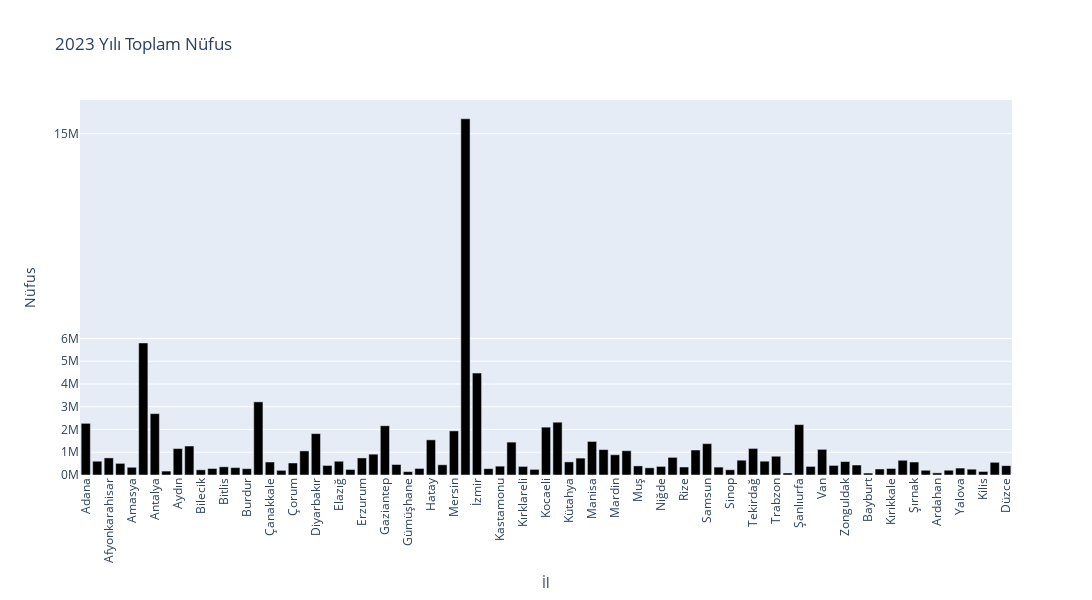
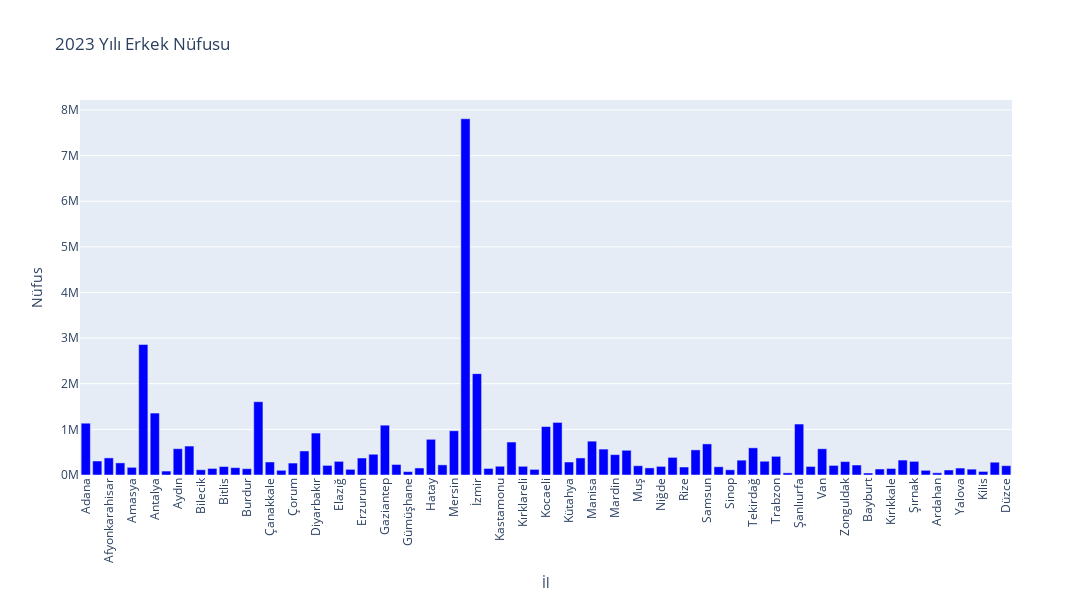
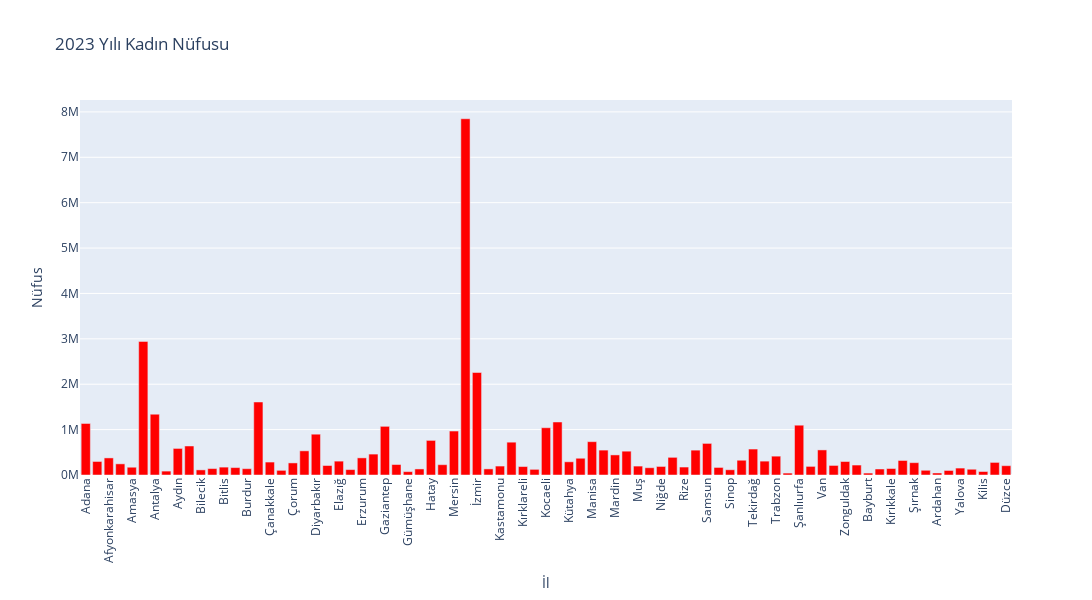

Notebook source saved alongside these figures, in order:
### Code cell
# Milyon notasyonu için lambda fonksiyonu kullanılıyor
millions = lambda x: f"{x / 10**6:.0f}M"

# Toplam nüfus için bar grafiği oluşturuluyor
total_pop = go.Bar(x=new_data2023['İl'], y=new_data2023['Toplam'], marker_color='black')

# Toplam nüfus grafiğinin düzeni tanımlanıyor
layout_total_pop = go.Layout(

    # Başlık tanımlanıyor
    title='2023 Yılı Toplam Nüfus',

    # X ekseni etiketi tanımlanıyor
    xaxis=dict(title='İl'),
    yaxis=dict(

        # Y ekseni etiketi tanımlanıyor
        title='Nüfus',

        # Kesirli sayıların gösterilme biçimi belirleniyor
        tickformat='.0f',

        # İşaretlenen değerler belirleniyor
        tickvals=[0, 1000000, 2000000, 3000000, 4000000, 5000000, 6000000, 15000000],

        # İşaretlenen değerlere karşılık gelen metinler belirleniyor
        ticktext=[millions(0), millions(1000000), millions(2000000), millions(3000000), millions(4000000), millions(5000000), millions(6000000), millions(15000000)]
    ),

    # X ekseni etiketlerinin açısı belirleniyor
    xaxis_tickangle=-90,

    # Grafiğin yüksekliği belirleniyor
    height=600,

    # Grafiğin genişliği belirleniyor
    width=1550
)

# Erkek nüfusu için bar grafiği oluşturuluyor
male_pop = go.Bar(x=new_data2023['İl'], y=new_data2023['Erkek'], marker_color='blue')

# Erkek nüfusu grafiğinin düzeni tanımlanıyor
layout_male_pop = go.Layout(

    # Başlık tanımlanıyor
    title='2023 Yılı Erkek Nüfusu',

    # X ekseni etiketi tanımlanıyor
    xaxis=dict(title='İl'),
    yaxis=dict(

        # Y ekseni etiketi tanımlanıyor
        title='Nüfus',

        # Kesirli sayıların gösterilme biçimi belirleniyor
        tickformat='.0f',

        # İşaretlenen değerler belirleniyor
        tickvals=[0, 1000000, 2000000, 3000000, 4000000, 5000000, 6000000, 7000000, 8000000, 10000000],

        # İşaretlenen değerlere karşılık gelen metinler belirleniyor
        ticktext=[millions(0), millions(1000000), millions(2000000), millions(3000000), millions(4000000), millions(5000000), millions(6000000), millions(7000000), millions(8000000), millions(10000000)]
    ),

    # X ekseni etiketlerinin açısı belirleniyor
    xaxis_tickangle=-90,

    # Grafiğin yüksekliği belirleniyor
    height=600,

    # Grafiğin genişliği belirleniyor
    width=1550
)

# Kadın nüfusu için bar grafiği oluşturuluyor
female_pop = go.Bar(x=new_data2023['İl'], y=new_data2023['Kadın'], marker_color='red')

# Kadın nüfusu grafiğinin düzeni tanımlanıyor
layout_female_pop = go.Layout(

    # Başlık tanımlanıyor.
    title='2023 Yılı Kadın Nüfusu',

    # X ekseni etiketi tanımlanıyor
    xaxis=dict(title='İl'),
    yaxis=dict(

        # Y ekseni etiketi tanımlanıyor
        title='Nüfus',

        # Kesirli sayıların gösterilme biçimi belirleniyor
        tickformat='.0f',

        # İşaretlenen değerler belirleniyor
        tickvals=[0, 1000000, 2000000, 3000000, 4000000, 5000000, 6000000, 7000000, 8000000, 10000000],

        # İşaretlenen değerlere karşılık gelen metinler belirleniyor
        ticktext=[millions(0), millions(1000000), millions(2000000), millions(3000000), millions(4000000), millions(5000000), millions(6000000), millions(7000000), millions(8000000), millions(10000000)]
    ),

    # X ekseni etiketlerinin açısı belirleniyor
    xaxis_tickangle=-90,

    # Grafiğin yüksekliği belirleniyor
    height=600,

    # Grafiğin genişliği belirleniyor
    width=1550
)

# Toplam nüfus grafiği gösteriliyor
pio.show(go.Figure(data=total_pop, layout=layout_total_pop))

# Erkek nüfusu grafiği gösteriliyor
pio.show(go.Figure(data=male_pop, layout=layout_male_pop))

# Kadın nüfusu grafiği gösteriliyor
pio.show(go.Figure(data=female_pop, layout=layout_female_pop))

### Figure 1 — Plotly figure (JSON) as saved in the notebook; plotly's stock layout.template omitted (floating-point values rounded to 4 significant figures)
{"data": [{"marker": {"color": "black"}, "type": "bar", "x": ["Adana", "Adıyaman", "Afyonkarahisar", "Ağrı", "Amasya", "Ankara", "Antalya", "Artvin", "Aydın", "Balıkesir", "Bilecik", "Bingöl", "Bitlis", "Bolu", "Burdur", "Bursa", "Çanakkale", "Çankırı", "Çorum", "Denizli", "Diyarbakır", "Edirne", "Elazığ", "Erzincan", "Erzurum", "Eskişehir", "Gaziantep", "Giresun", "Gümüşhane", "Hakkari", "Hatay", "Isparta", "Mersin", "İstanbul", "İzmir", "Kars", "Kastamonu", "Kayseri", "Kırklareli", "Kırşehir", "Kocaeli", "Konya", "Kütahya", "Malatya", "Manisa", "Kahramanmaraş", "Mardin", "Muğla", "Muş", "Nevşehir", "Niğde", "Ordu", "Rize", "Sakarya", "Samsun", "Siirt", "Sinop", "Sivas", "Tekirdağ", "Tokat", "Trabzon", "Tunceli", "Şanlıurfa", "Uşak", "Van", "Yozgat", "Zonguldak", "Aksaray", "Bayburt", "Karaman", "Kırıkkale", "Batman", "Şırnak", "Bartın", "Ardahan", "Iğdır", "Yalova", "Karabük", "Kilis", "Osmaniye", "Düzce"], "y": [2270298, 604978, 751344, 511238, 339529, 5803482, 2696249, 172356, 1161702, 1273519, 228058, 285655, 359747, 324789, 277452, 3214571, 570499, 205501, 528351, 1059082, 1818133, 419913, 604411, 243399, 749993, 915418, 2164134, 461712, 148539, 287625, 1544640, 449777, 1938389, 15655924, 4479525, 278335, 388990, 1445683, 377156, 247179, 2102907, 2320241, 575674, 742725, 1475716, 1116618, 888874, 1066736, 399879, 315994, 377080, 775800, 350506, 1098115, 1377546, 347412, 229716, 650401, 1167059, 606934, 824352, 89317, 2213964, 377001, 1127612, 420699, 591492, 438504, 86047, 263960, 285744, 647205, 570745, 207238, 92819, 209738, 304780, 255242, 155179, 557666, 409865]}], "layout": {"height": 600, "title": {"text": "2023 Yılı Toplam Nüfus"}, "width": 1550, "xaxis": {"tickangle": -90, "title": {"text": "İl"}}, "yaxis": {"tickformat": ".0f", "ticktext": ["0M", "1M", "2M", "3M", "4M", "5M", "6M", "15M"], "tickvals": [0, 1000000, 2000000, 3000000, 4000000, 5000000, 6000000, 15000000], "title": {"text": "Nüfus"}}}}

### Figure 2 — Plotly figure (JSON) as saved in the notebook; plotly's stock layout.template omitted (floating-point values rounded to 4 significant figures)
{"data": [{"marker": {"color": "blue"}, "type": "bar", "x": ["Adana", "Adıyaman", "Afyonkarahisar", "Ağrı", "Amasya", "Ankara", "Antalya", "Artvin", "Aydın", "Balıkesir", "Bilecik", "Bingöl", "Bitlis", "Bolu", "Burdur", "Bursa", "Çanakkale", "Çankırı", "Çorum", "Denizli", "Diyarbakır", "Edirne", "Elazığ", "Erzincan", "Erzurum", "Eskişehir", "Gaziantep", "Giresun", "Gümüşhane", "Hakkari", "Hatay", "Isparta", "Mersin", "İstanbul", "İzmir", "Kars", "Kastamonu", "Kayseri", "Kırklareli", "Kırşehir", "Kocaeli", "Konya", "Kütahya", "Malatya", "Manisa", "Kahramanmaraş", "Mardin", "Muğla", "Muş", "Nevşehir", "Niğde", "Ordu", "Rize", "Sakarya", "Samsun", "Siirt", "Sinop", "Sivas", "Tekirdağ", "Tokat", "Trabzon", "Tunceli", "Şanlıurfa", "Uşak", "Van", "Yozgat", "Zonguldak", "Aksaray", "Bayburt", "Karaman", "Kırıkkale", "Batman", "Şırnak", "Bartın", "Ardahan", "Iğdır", "Yalova", "Karabük", "Kilis", "Osmaniye", "Düzce"], "y": [1135046, 306779, 374705, 265585, 168290, 2860361, 1357198, 86355, 576262, 634259, 115418, 144014, 186038, 161319, 138441, 1605941, 285346, 103037, 261950, 526717, 918980, 210653, 298845, 124244, 372622, 454606, 1091830, 230728, 74581, 154235, 782303, 222515, 969526, 7806787, 2221180, 144024, 192048, 722569, 190769, 122754, 1061291, 1152384, 284542, 373688, 741274, 568064, 446320, 541870, 203272, 155897, 188774, 386605, 175231, 550484, 681565, 180736, 114183, 325125, 595133, 301234, 409040, 47110, 1116834, 187253, 574993, 210051, 294001, 219006, 43603, 131571, 142651, 327361, 299177, 103087, 48239, 109710, 152100, 128370, 78198, 280450, 204734]}], "layout": {"height": 600, "title": {"text": "2023 Yılı Erkek Nüfusu"}, "width": 1550, "xaxis": {"tickangle": -90, "title": {"text": "İl"}}, "yaxis": {"tickformat": ".0f", "ticktext": ["0M", "1M", "2M", "3M", "4M", "5M", "6M", "7M", "8M", "10M"], "tickvals": [0, 1000000, 2000000, 3000000, 4000000, 5000000, 6000000, 7000000, 8000000, 10000000], "title": {"text": "Nüfus"}}}}

### Figure 3 — Plotly figure (JSON) as saved in the notebook; plotly's stock layout.template omitted (floating-point values rounded to 4 significant figures)
{"data": [{"marker": {"color": "red"}, "type": "bar", "x": ["Adana", "Adıyaman", "Afyonkarahisar", "Ağrı", "Amasya", "Ankara", "Antalya", "Artvin", "Aydın", "Balıkesir", "Bilecik", "Bingöl", "Bitlis", "Bolu", "Burdur", "Bursa", "Çanakkale", "Çankırı", "Çorum", "Denizli", "Diyarbakır", "Edirne", "Elazığ", "Erzincan", "Erzurum", "Eskişehir", "Gaziantep", "Giresun", "Gümüşhane", "Hakkari", "Hatay", "Isparta", "Mersin", "İstanbul", "İzmir", "Kars", "Kastamonu", "Kayseri", "Kırklareli", "Kırşehir", "Kocaeli", "Konya", "Kütahya", "Malatya", "Manisa", "Kahramanmaraş", "Mardin", "Muğla", "Muş", "Nevşehir", "Niğde", "Ordu", "Rize", "Sakarya", "Samsun", "Siirt", "Sinop", "Sivas", "Tekirdağ", "Tokat", "Trabzon", "Tunceli", "Şanlıurfa", "Uşak", "Van", "Yozgat", "Zonguldak", "Aksaray", "Bayburt", "Karaman", "Kırıkkale", "Batman", "Şırnak", "Bartın", "Ardahan", "Iğdır", "Yalova", "Karabük", "Kilis", "Osmaniye", "Düzce"], "y": [1135252, 298199, 376639, 245653, 171239, 2943121, 1339051, 86001, 585440, 639260, 112640, 141641, 173709, 163470, 139011, 1608630, 285153, 102464, 266401, 532365, 899153, 209260, 305566, 119155, 377371, 460812, 1072304, 230984, 73958, 133390, 762337, 227262, 968863, 7849137, 2258345, 134311, 196942, 723114, 186387, 124425, 1041616, 1167857, 291132, 369037, 734442, 548554, 442554, 524866, 196607, 160097, 188306, 389195, 175275, 547631, 695981, 166676, 115533, 325276, 571926, 305700, 415312, 42207, 1097130, 189748, 552619, 210648, 297491, 219498, 42444, 132389, 143093, 319844, 271568, 104151, 44580, 100028, 152680, 126872, 76981, 277216, 205131]}], "layout": {"height": 600, "title": {"text": "2023 Yılı Kadın Nüfusu"}, "width": 1550, "xaxis": {"tickangle": -90, "title": {"text": "İl"}}, "yaxis": {"tickformat": ".0f", "ticktext": ["0M", "1M", "2M", "3M", "4M", "5M", "6M", "7M", "8M", "10M"], "tickvals": [0, 1000000, 2000000, 3000000, 4000000, 5000000, 6000000, 7000000, 8000000, 10000000], "title": {"text": "Nüfus"}}}}
